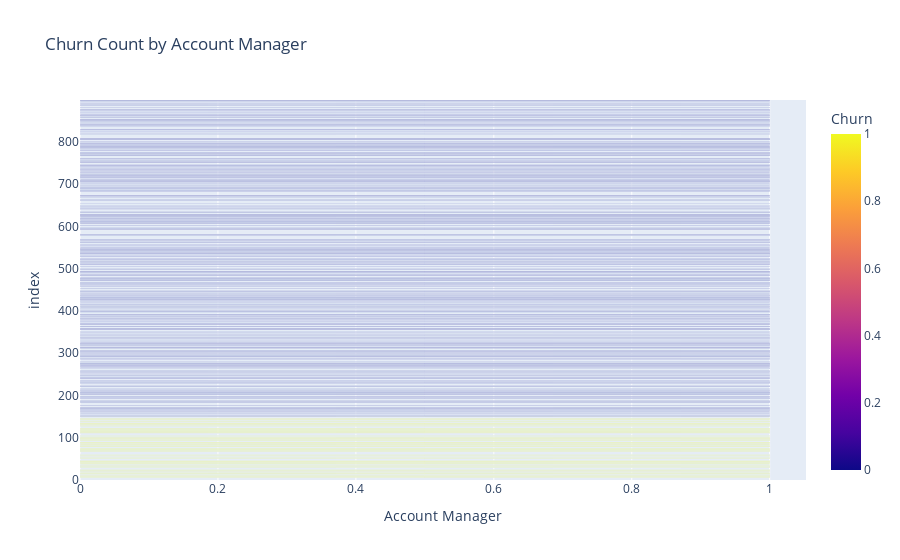

The notebook cell saved with this chart:
### Code cell
fig = px.bar(churn_data, x='Account_Manager', color='Churn', barmode='group', title='Churn Count by Account Manager',
             labels={'Account_Manager': 'Account Manager', 'count': 'Count'})
fig.show()

### Figure 1 — Plotly figure (JSON) as saved in the notebook; plotly's stock layout.template omitted (floating-point values rounded to 4 significant figures; data arrays with more than 128 entries replaced by an {"elided": "..."} marker saying what was removed)
{"data": [{"alignmentgroup": "True", "hovertemplate": "Account Manager=%{x}<br>index=%{y}<br>Churn=%{marker.color}<extra></extra>", "legendgroup": "", "marker": {"color": {"elided": "900 int values"}, "coloraxis": "coloraxis", "pattern": {"shape": ""}}, "name": "", "offsetgroup": "", "orientation": "h", "showlegend": false, "textposition": "auto", "type": "bar", "x": {"elided": "900 int values"}, "xaxis": "x", "y": {"elided": "900 int values"}, "yaxis": "y"}], "layout": {"autosize": true, "barmode": "group", "coloraxis": {"colorbar": {"title": {"text": "Churn"}}, "colorscale": [[0, "#0d0887"], [0.1111, "#46039f"], [0.2222, "#7201a8"], [0.3333, "#9c179e"], [0.4444, "#bd3786"], [0.5556, "#d8576b"], [0.6667, "#ed7953"], [0.7778, "#fb9f3a"], [0.8889, "#fdca26"], [1, "#f0f921"]]}, "legend": {"tracegroupgap": 0}, "title": {"text": "Churn Count by Account Manager"}, "xaxis": {"anchor": "y", "autorange": true, "domain": [0, 1], "range": [0, 1.053], "title": {"text": "Account Manager"}, "type": "linear"}, "yaxis": {"anchor": "x", "autorange": true, "domain": [0, 1], "range": [-0.5, 899.5], "title": {"text": "index"}, "type": "linear"}}}
